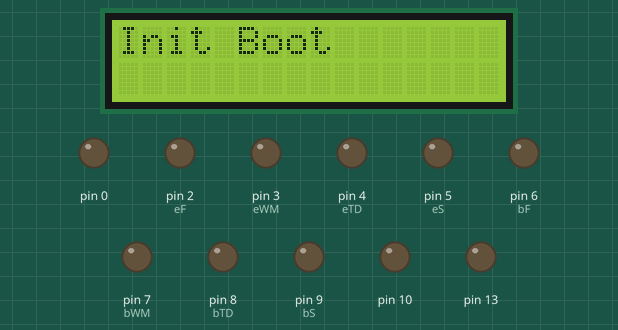
Simulated run of this sketch. Board: Arduino Uno, built with avr-gcc and run on an emulated ATmega328P. On the bench: 16×2 character LCD, output pins drawn as LEDs (lit = HIGH).

Above: at 0.1 s.
At 6.3 s:
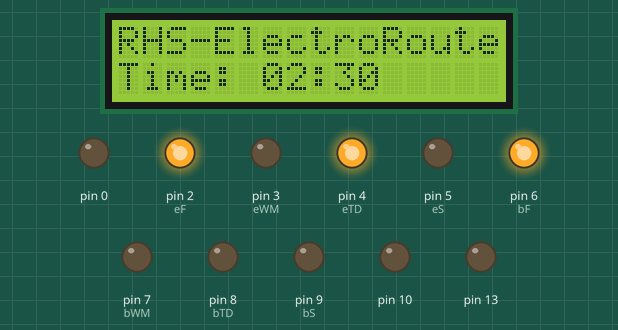
At 14.5 s:
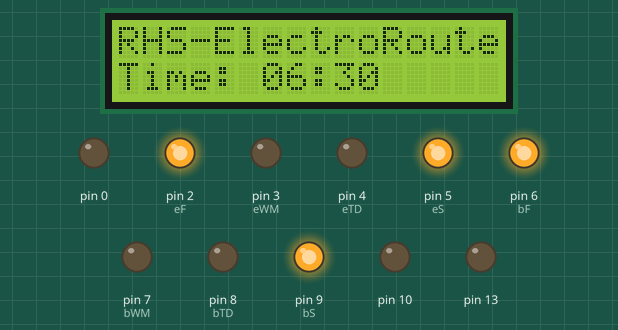
At 18.6 s:
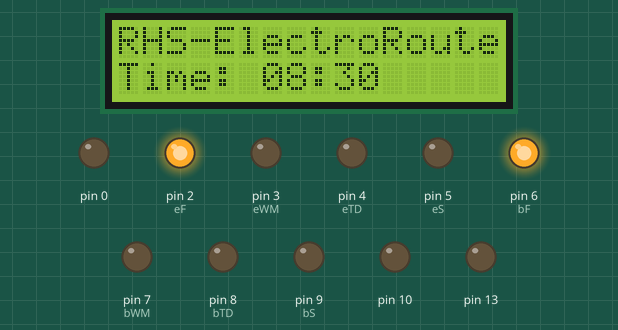
At 24.8 s:
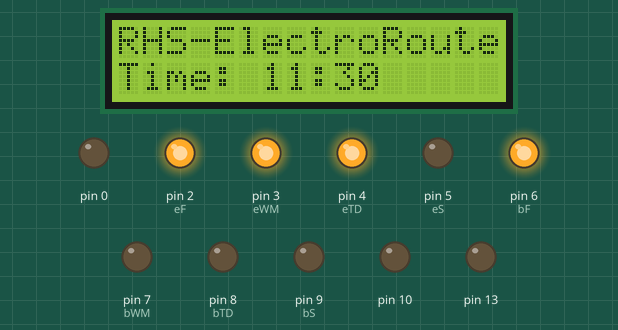
At 38.2 s:
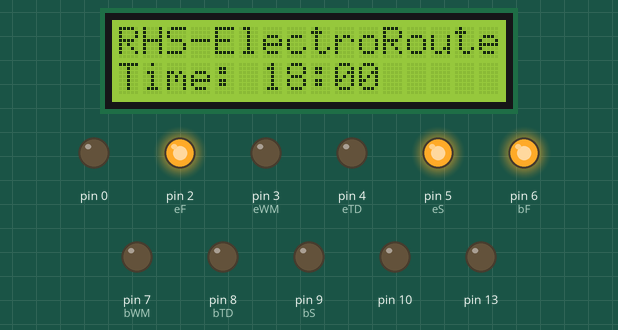
Timing chart, 0 to 39.7 s (numbered marks = the images above):
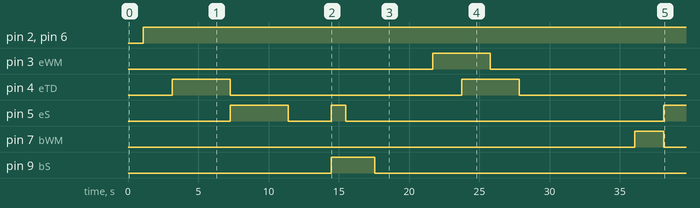

The sketch:

SmartHouseDemo.ino
```cpp
#include <LiquidCrystal_I2C.h>
#include <Wire.h>

LiquidCrystal_I2C lcd(0x27, 16, 2);

const int appliancePins[] = {2,3,4,5,6,7,8,9};
// washing machine, fridge, tumbledryer, stove
const int eF = 2;
const int eWM = 3;
const int eTD = 4;
const int eS = 5;

const int bF = 6;
const int bWM = 7;
const int bTD = 8;
const int bS = 9;


void setup() {
  // put your setup code here, to run once:
  lcd.begin();
  lcd.print("Init Boot");
  for(int i = 0; i < sizeof(appliancePins); i++) {
    pinMode(appliancePins[i], OUTPUT);
  }
}

void loop() {
  // put your main code here, to run repeatedly:
  logic("00:00");
  digitalWrite(eF, HIGH);
  digitalWrite(bF, HIGH);
  logic("00:30");
  logic("01:00");
  digitalWrite(eTD, HIGH);
  logic("01:30");
  logic("02:00");
  logic("02:30");
  logic("03:00");
  digitalWrite(eTD, LOW);
  digitalWrite(eS, HIGH);
  logic("03:30");
  logic("04:00");
  logic("04:30");
  logic("05:00");
  digitalWrite(eS, LOW);
  logic("05:30");
  logic("06:00");
  logic("06:30");
  digitalWrite(bS, HIGH);
  digitalWrite(eS, HIGH);
  logic("07:00");
  digitalWrite(eS, LOW);
  logic("07:30");
  logic("08:00");
  digitalWrite(bS, LOW);
  logic("08:30");
  logic("09:00");
  logic("09:30");
  logic("10:00");
  digitalWrite(eWM, HIGH);
  logic("10:30");
  logic("11:00");
  digitalWrite(eTD, HIGH);
  logic("11:30");
  logic("12:00");
  digitalWrite(eWM, LOW);
  logic("12:30");
  logic("13:00");
  digitalWrite(eTD, LOW);
  logic("13:30");
  logic("14:00");
  logic("14:30");
  logic("15:00");
  logic("15:30");
  logic("16:00");
  logic("16:30");
  logic("17:00");
  digitalWrite(bWM, HIGH);
  logic("17:30");
  logic("18:00");
  digitalWrite(eS, HIGH);
  digitalWrite(bWM, LOW);
  logic("18:30");
  logic("19:00");
  digitalWrite(eS, LOW);
  logic("19:30");
  digitalWrite(bTD, HIGH);
  digitalWrite(bS, HIGH);
  logic("20:00");
  logic("20:30");
  logic("21:00");
  logic("21:30");
  digitalWrite(bTD, LOW);
  digitalWrite(bS, LOW);
  logic("22:00");
  logic("22:30");
  digitalWrite(eWM, HIGH);
  logic("23:00");
  logic("23:30");
  digitalWrite(eWM, LOW);

}

void logic(String dateTime) {
  delay(1000);
  lcd.clear();
  lcd.print("RHS-ElectroRoute");
  lcd.setCursor(0,1);
  lcd.print("Time: ");
  lcd.print(dateTime);
}
```

Measured:
- by itself, pin 2 (eF), pin 6 (bF): LOW → HIGH at 1.1 s
- by itself, pin 3 (eWM): LOW → HIGH at 21.7 s, → LOW 4.1 s later
- by itself, pin 4 (eTD): alternates HIGH for 4.1 s and LOW for 16.5 s
- by itself, pin 5 (eS): goes HIGH 4.1 s, LOW 3.1 s, HIGH 1.0 s, LOW 22.6 s, then HIGH
- by itself, pin 7 (bWM): LOW → HIGH at 36.1 s, → LOW 2.1 s later
- by itself, pin 9 (bS): LOW → HIGH at 14.5 s, → LOW 3.1 s later
- what the display in image 1 shows lasts 1.1 s, from 6.2 s to 7.3 s
